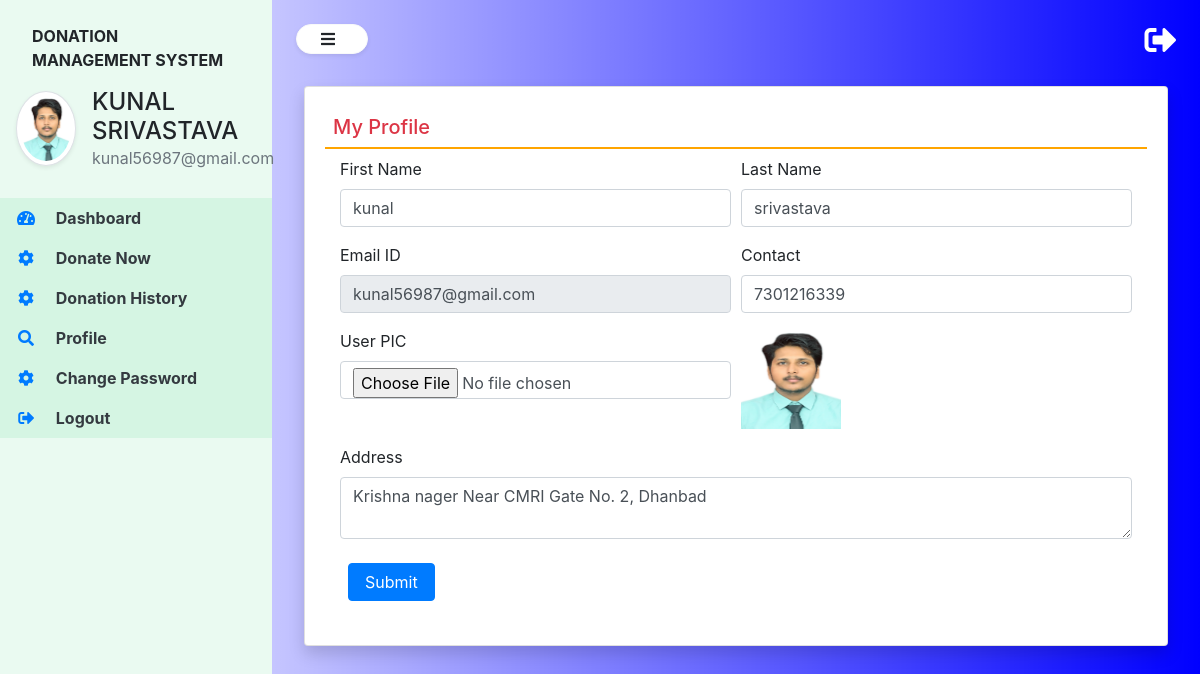
/profile_donor (signed in), run on the app's committed database.
### donation/models.py (models this page shows, shortened)
class Donor(models.Model):
    user = models.ForeignKey(User, on_delete=models.CASCADE)
    contact = models.CharField(max_length=15,null=True)
    address = models.CharField(max_length=300,null=True)
    userpic = models.FileField(null=True)
    regdate = models.DateTimeField(auto_now_add=True)

### donation/views.py (the view, shortened to what this page needs)
# urls.py: path('profile_donor',profile_donor,name='profile_donor'),
def profile_donor(request):
    if not request.user.is_authenticated:
        return redirect('donor_login')
    error = ""
    user = request.user
    donor = Donor.objects.get(user=user)
    return render(request, 'profile_donor.html',locals())

### donation/templates/profile_donor.html (shortened to what this page needs)
{% extends 'donor_base.html' %}
{% block main  %}
<div class="card shadow m-2">
    <div class="card-body">
        <h5 class="p-2 text-danger" style="border-bottom: 2px solid orange;">My Profile</h5>
<div class="container-fluid">
<form method="POST"  enctype="multipart/form-data">
    <div class="form-row">
        <div class="col-sm-6">
            <div class="form-group">
                <label>First Name</label>
                <input type="text" name="firstname" placeholder="Enter First Name"  class="form-control"  pattern="[A-Za-z]+" value="{{donor.user.first_name}}">
            </div>
        </div>
        <div class="col-sm-6">
            <div class="form-group">
                <label>Last Name</label>
                <input type="text" name="lastname" placeholder="Enter Last Name"  class="form-control" pattern="[A-Za-z]+" value="{{donor.user.last_name}}">
            </div>
        </div>
        <div class="col-sm-6">
            <div class="form-group">
                <label>Email ID</label>
                <input type="email" name="email" readonly placeholder="Email Address" required class="form-control" value="{{donor.user.username}}">
            </div>
        </div>
        <div class="col-sm-6">
            <div class="form-group">
                <label>Contact</label>
                <input type="text" name="contact" placeholder="Contact Number" required class="form-control" value="{{donor.contact}}">
            </div>
        </div>
        <div class="col-sm-6">
            <div class="form-group">
                <label>User PIC</label>
                <input type="file" name="userpic" class="form-control">
            </div>
        </div>
        <div class="col-sm-6">
            <div class="form-group">
                <img src = "{{donor.userpic.url}}" width="100" height="100">
            </div>
        </div>
        <div class="col-sm-12">
            <div class="form-group">
                <label>Address</label>
                <textarea name="address" class="form-control" placeholder="Full Address">{{donor.address}}</textarea>
            </div>
        </div>
    </div>
    <input type="submit" value="Submit" class="m-2 px-3 btn btn-primary">
</form>
</div>
</div>
</div>
{% endblock %}

### donation/templates/donor_base.html (shortened to what this page needs)
{% load static %}
<html lang="en">
<head>
  <link rel="stylesheet" href="https://maxcdn.bootstrapcdn.com/bootstrap/4.3.1/css/bootstrap.min.css">
  <link rel="stylesheet" href="https://use.fontawesome.com/releases/v5.6.3/css/all.css">
  <link rel="stylesheet" type="text/css" href="{% static 'css/sidebar_donor.css' %}">
  </head>
<body>
<div class="vertical-nav" id="sidebar">
  <div class="py-4 px-3 mb-1">
      <p class="font-weight-bold text-uppercase px-3 sidebar-title">Donation Management System</p>
	<div class="media d-flex align-items-center">
	    <img src="{{request.user.donor_set.all.0.userpic.url}}" width="60" height="60" class="mr-3 rounded-circle img-thumbnail shadow-sm">
		<div class="media-body">
			<h4 class="user-name mb-0 text-uppercase">{{request.user.first_name}} {{request.user.last_name}}</h4>
			<p class="text-muted mb-0 user-mail">{{request.user.username}}</p>
		</div>
	</div>
  </div>
  <ul class="nav flex-column">
  <li class="nav-item">
  <a href="{% url 'donor_home' %}" class="nav-link text-dark">
	<i class="fas fa-tachometer-alt fa-fw mr-3 text-primary"></i>
	Dashboard
  </a>
  </li>
    <li class="nav-item">
  <a href="{% url 'donate_now' %}" class="nav-link text-dark">
	<i class="fas fa-cog mr-3 text-primary fa-fw"></i>
	Donate Now
  </a>
  </li>
      <li class="nav-item">
  <a href="{% url 'donation_history' %}" class="nav-link text-dark ">
	<i class="fas fa-cog mr-3 text-primary fa-fw"></i>
	Donation History
  </a>
  </li>
  <li class="nav-item">
  <a href="{% url 'profile_donor' %}" class="nav-link text-dark ">
	<i class="fa fa-search mr-3 text-primary fa-fw"></i>
	Profile
  </a>
  </li>
      <li class="nav-item">
  <a href="{% url 'changepwd_donor' %}" class="nav-link text-dark ">
	<i class="fas fa-cog mr-3 text-primary fa-fw"></i>
	Change Password
  </a>
  </li>
      <li class="nav-item">
  <a href="{% url 'logout' %}" class="nav-link text-dark ">
	<i class="fas fa-sign-out-alt mr-3 text-primary fa-fw"></i>
	Logout
  </a>
  </li>
  </ul>
</div>
<div class="page-content p-4" id="content">
<a href="{% url 'logout' %}" title = "logout" class="float-right text-white"><i class="fas fa-sign-out-alt fa-2x"></i></a>
<button id="sidebarCollapse" type="button" class="btn btn-light bg-white rounded-pill shadow-sm px-4 mb-4">
<i class="fas fa-bars mr-2"></i>
</button>
     {% block main %}
    {% endblock %}
</div>
</body>
</html>

### donation/static/css/sidebar_donor.css (style rules this page uses)
body { background-image : linear-gradient(to right, rgba(0,0,255,0), rgba(0,0,255,1)); min-height:100vh; }
.vertical-nav { min-width : 17rem; width : 17rem; height:100vh; position:fixed; top:0; left:0; transition: all 0.4s; background-color : #EAFAF1; }
.page-content { width:calc(100% - 17rem); margin-left:17rem; transition:all 0.4s; }
.nav-link { font-weight : bold; background-color :#D5F5E3; }

### data on the page
Donor: firstname "kunal", lastname "srivastava", email "kunal56987@gmail.com", contact "7301216339", userpic (picture), address "Krishna nager Near CMRI Gate No. 2, Dhanbad"

### other printed values
{{ request.user.first_name }} "KUNAL"
{{ request.user.last_name }} "SRIVASTAVA"
{{ request.user.username }} "kunal56987@gmail.com"
